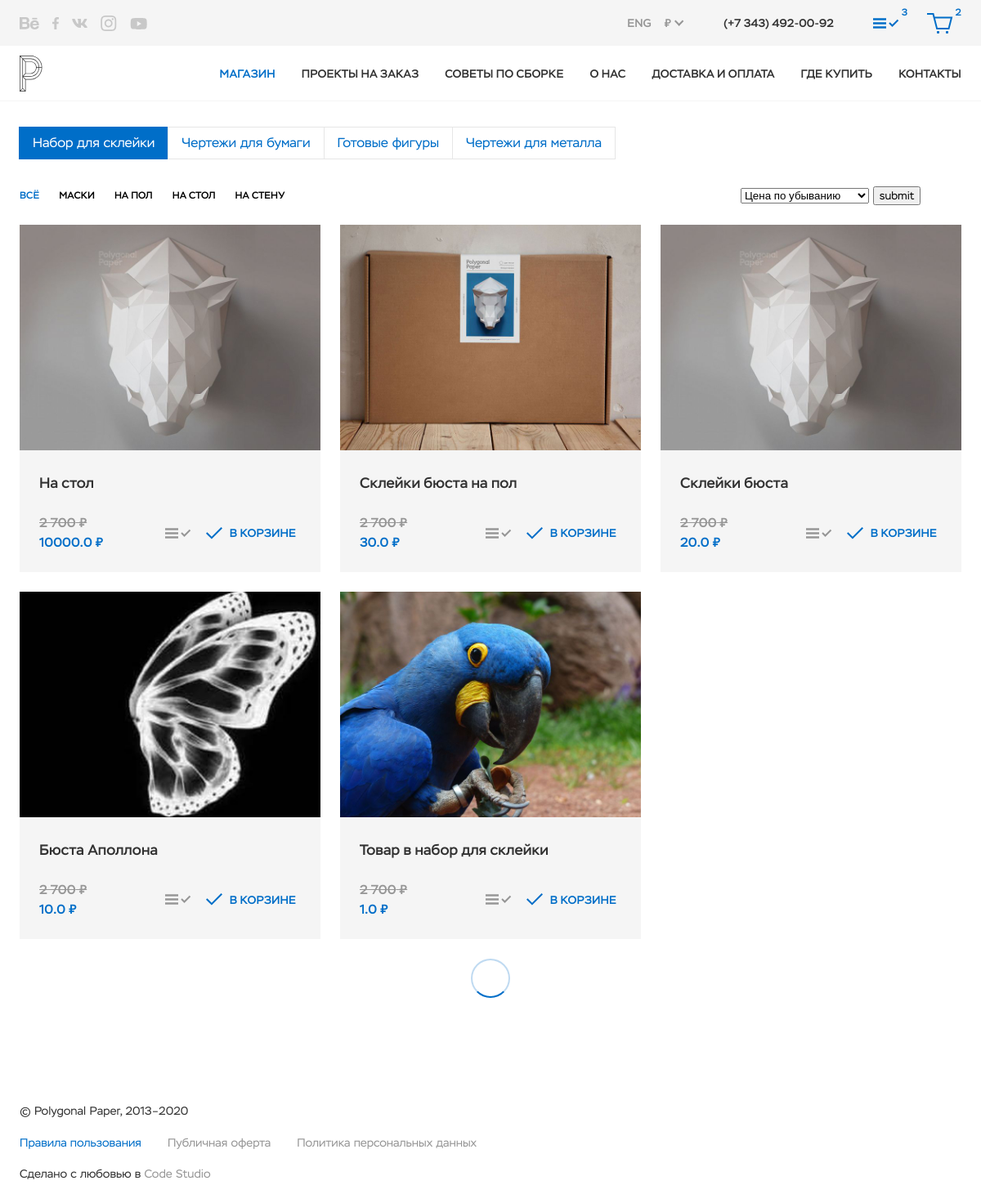
The app's page /ru/nabor-dlya-sklejki/, older data.
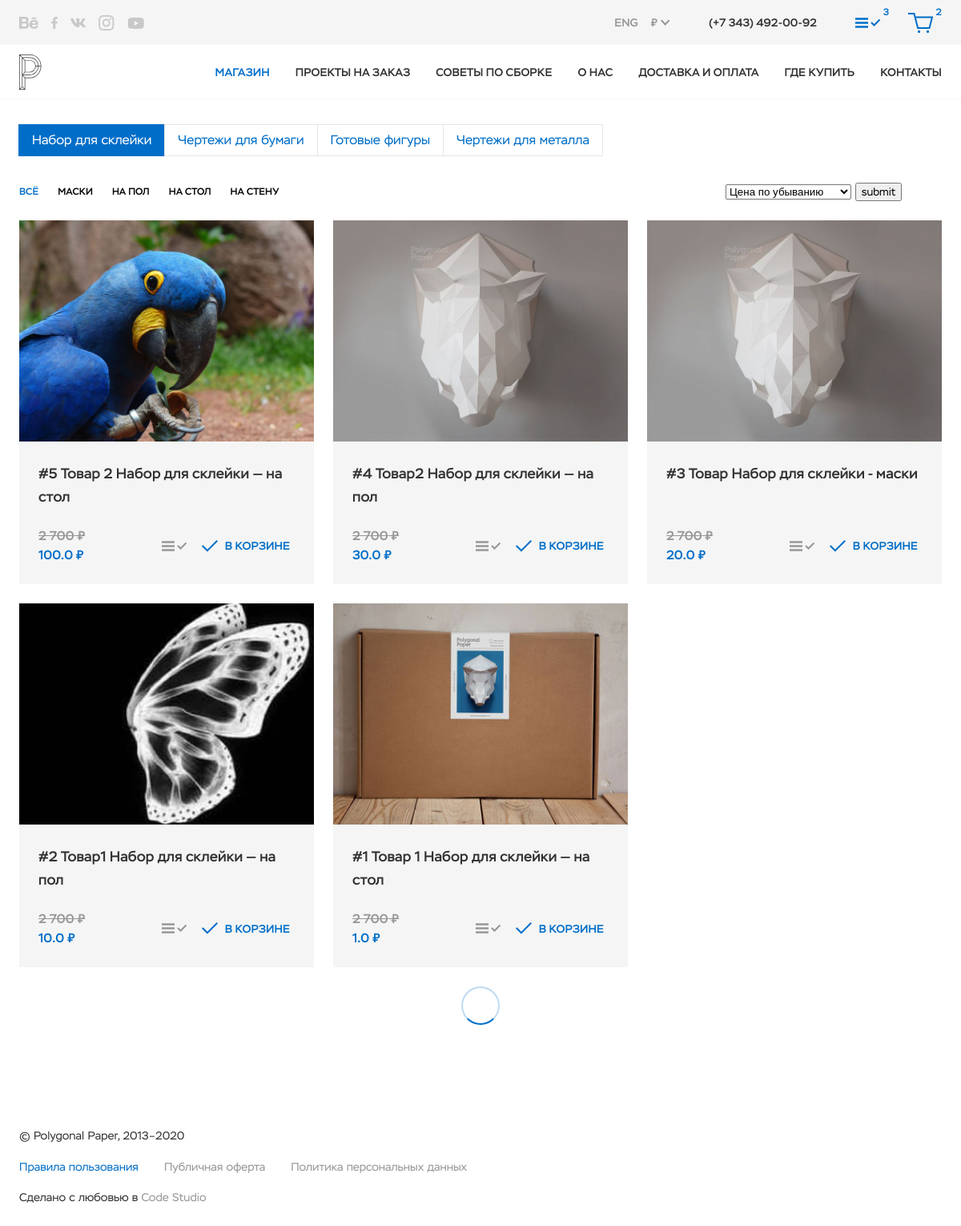
The same page, newer data.
### shop/models.py (models this page shows, shortened)
class category(models.Model):
	order = models.IntegerField('Порядок показа')
	is_active = models.BooleanField('Показывать на сайте', default=True)
	keywords = models.CharField('Ключевые слова', max_length=1000, blank=True)
	description = models.CharField('Описание', max_length=1000, blank=True)
	title = models.CharField('Заголовок', max_length=500)
	name = models.CharField('Название', max_length=300)
	slug = models.SlugField('URL', max_length=50, allow_unicode=True, blank=True,
							help_text='URL генерируется автоматически из названия раздела, но может быть задан вручную',
							unique=True)
	figure_size_heading = models.CharField('Заголовок размера фигуры', default='Размер фигуры', max_length=300)
	paper_size_heading = models.CharField('Заголовок размера бумаги', default='Размер бумаги', max_length=300)
	color_heading = models.CharField('Заголовок цвета', default='Цвет', max_length=300)
	difficulty_heading = models.CharField('Заголовок сложности', default='Сложность', max_length=300)
	time_heading = models.CharField('Заголовок времени сбора', default='Время сбора', max_length=300)
	paper_amount_heading = models.CharField('Заголовок количество листов', default='Количество листов', max_length=300)
	connected_items_heading = models.CharField('Заголовок товара в других категориях',
											   default='Товар в других категориях', max_length=300)
	bottom_heading = models.CharField('Заголовок нижнего блока', default='Что с этим делать', max_length=300)
	delivery_heading = models.CharField('Заголовок доставки и оплаты', default='Доставка и оплата', max_length=300)
	other_models_heading = models.CharField('Заголовок других моделей', default='Другие модели', max_length=300)
	class Meta:
		ordering = ['order']
		verbose_name = 'материал'
		verbose_name_plural = 'Категории'

class subcategory(models.Model):
	order = models.IntegerField('Порядок показа')
	is_active = models.BooleanField('Показывать на сайте', default=True)
	category = models.ForeignKey(category, on_delete=models.CASCADE, verbose_name='Категория')
	keywords = models.CharField('Ключевые слова', max_length=1000, blank=True)
	description = models.CharField('Описание', max_length=1000, blank=True)
	title = models.CharField('Заголовок', max_length=500)
	name = models.CharField('Название', max_length=300)
	slug = models.SlugField('URL', max_length=50, allow_unicode=True, blank=True,
							help_text='URL генерируется автоматически из названия раздела, но может быть задан вручную',
							unique=True)
	class Meta:
		ordering = ['order']
		verbose_name = 'материал'
		verbose_name_plural = 'Подкатегории'

class item(models.Model):
	order = models.IntegerField('Порядок показа')
	views = models.FloatField('Количество просмотров товара', null=True, blank=True)
	is_active = models.BooleanField('Показывать на сайте', default=True)
	keywords = models.CharField('Ключевые слова', max_length=1000, blank=True)
	description = models.CharField('Описание', max_length=1000, blank=True)
	title = models.CharField('Заголовок', max_length=500)
	slug = models.SlugField('URL', max_length=50, allow_unicode=True, blank=True,
							help_text='URL генерируется автоматически из названия раздела, но может быть задан вручную',
							unique=True)
	name = models.CharField('Название', max_length=500)
	category = models.ForeignKey(subcategory, on_delete=models.CASCADE, verbose_name='Категория')
	main_photo_xxl2 = ResizedImageField('Основное изображение', size=[2400, 1800], crop=['middle', 'center'],
										upload_to=get_file_path, quality=80,
										help_text='Формат файла: jpg, jpeg или png. Ограничение размера: 3 Мбайт.')
	main_photo_popup = models.ImageField(upload_to=get_file_path, blank=True, null=True)
	main_photo_xs2 = models.ImageField(upload_to=get_file_path, blank=True, null=True)
	main_photo_xxl = models.ImageField(upload_to=get_file_path, blank=True, null=True)
	main_photo_xs = models.ImageField(upload_to=get_file_path, blank=True, null=True)
	video_title = models.CharField('Заголовок видео-ссылки под слайдером', max_length=500, blank=True)
	video_link = models.CharField('Ссылка на видео под слайдером', max_length=500, blank=True)
	figure_size = models.CharField('Размеры фигуры', max_length=100, blank=True)
	paper_size = models.CharField('Размеры листа', max_length=100, blank=True)
	color = models.CharField('Цвет', max_length=500, blank=True)
	difficulty = models.CharField('Сложность', choices=[('1', 'Низкая'), ('2', 'Средняя'), ('3', 'Высокая')],
								  max_length=100, blank=True)
	time = models.CharField('Время сборки', max_length=500, blank=True)
	paper_amount = models.CharField('Количество листов', max_length=500, blank=True)
	about = RichTextField('Текст справа', blank=True)
	connected_items = models.ManyToManyField('self', blank=True, verbose_name='Связанные товары')
	bottom_photo_xxl2 = ResizedImageField('Картинка для нижнего блока', size=[2400, 1800], crop=['middle', 'center'],
										  upload_to=get_file_path, quality=80,
										  help_text='Формат файла: jpg, jpeg или png. Ограничение размера: 3 Мбайт.',
										  blank=True)
	bottom_photo_xs2 = models.ImageField(upload_to=get_file_path, blank=True, null=True)
	bottom_photo_xxl = models.ImageField(upload_to=get_file_path, blank=True, null=True)
	bottom_photo_xs = models.ImageField(upload_to=get_file_path, blank=True, null=True)
	bottom_list = RichTextField('Список для нижнего блока', blank=True)
	bottom_link_title = models.CharField('Заголовок файла для нижнего блока', max_length=500, blank=True)
	bottom_link = models.FileField('Файл для нижнего блока', upload_to=get_file_path,
								   validators=[FileExtensionValidator(['pdf'])],
								   help_text='Формат файла: pdf. Ограничени размера: 1 Мбайт.', blank=True)
	bottom_text = RichTextField('Текст под нижним блоком', blank=True)
	price_rub = models.IntegerField('Цена в рублях', null=True, blank=True)
	price_eur = models.IntegerField('Цена в евро', null=True, blank=True)
	price_usd = models.IntegerField('Цена в долларах', null=True, blank=True)
	weight = models.FloatField('Вес товара, кг', null=True, blank=True)
	length = models.FloatField('Длина, мм', null=True, blank=True)
	width = models.FloatField('Ширина, мм', null=True, blank=True)
	height = models.FloatField('Высота, мм', null=True, blank=True)
	__original_main_photo_xxl2 = None
	__original_bottom_photo_xxl2 = None
	def __init__(self, *args, **kwargs):
		super(item, self).__init__(*args, **kwargs)
		self.__original_main_photo_xxl2 = self.main_photo_xxl2
		self.__original_bottom_photo_xxl2 = self.bottom_photo_xxl2
	class Meta:
		ordering = ['order']
		verbose_name = 'материал'
		verbose_name_plural = 'Товары'
	@cached_property
	def display_main_image(self):
		return format_html('<img src="{img}" width="300">', img=self.main_photo_xxl2.url)
	display_main_image.short_description = 'Предпросмотр основного изображения'
	def display_bottom_image(self):
		return format_html('<img src="{img}" width="300">', img=self.bottom_photo_xxl2.url)
	display_bottom_image.short_description = 'Предпросмотр изображения нижнего блока'

### shop/views.py (the view)
# urls.py: path('<slug:category_slug>/', views.category_view, name='category_view'),
def category_view(request, category_slug):
	get_object_or_404(category, slug=category_slug)
	sort1 = sort(request)
	current_category = category.objects.filter(slug=category_slug).first()
	all_categories = category.objects.all()
	current_subcategories = subcategory.objects.filter(category=current_category)
	items1 = []
	items = []
	for current_subcategory in current_subcategories:
		for item_object in item.objects.filter(category=current_subcategory):
			items1.append(item_object)
	for j in item.objects.order_by(sort1):
		for i in items1:
			if i == j: items.append(i)
	content = {
		'current_category': current_category,
		'all_categories': all_categories,
		'current_subcategories': current_subcategories,
		'items': items,
	}
	return render(request, 'category_filter.html', content)

### templates/category_filter.html (shortened to what this page needs)
{% extends 'main_catalog.html' %}
{% block category %}
												<li class="filter-list__item filter-list__item--active"><a href="/{{ current_subcategory.category.slug }}">всё</a></li>
												{% for i in current_subcategories %}
													<li class="filter-list__item"><a href="/{{ i.category.slug }}/{{ i.slug }}" style="color: black">{{ i.title }}</a></li>
												{% endfor %}
											</ul>
										</div>
										<div class="c-filter__price">
											<form action="" method="POST">
												<select class="tabs-select form-select form-select--size_small js-form-select" name="select">
													<option value="1">Цена по убыванию</option>
												</select>
												<button type="submit">submit</button>
											</form>
										</div>
									</div>
									<div class="tabs-content c-filter__tabs-content tabs-content--active" data-tab-content="tab-1">
										<div class="catalog-list">
											<div class="catalog-list__row">
												{% for item in items %}
												<div class="catalog-list__col">
													<div class="c-card c-card--model">
														<a class="c-card__img-wrap" href="/{{ item.category.category.slug }}/{{ item.category.slug }}/{{ item.slug }}">
															<div class="c-card__img-ratio">
																<picture>
																	<source media="(min-width: 2560px)" srcset="{{ item.main_photo_xxl.url }} 1x, {{ item.main_photo_xxl2.url }} 2x">
																	<img class="c-card__img" src="{{ item.main_photo_xs.url }}" srcset="{{ item.main_photo_xs2.url }} 2x" width="728" height="546" alt="">
																</picture>
															</div>
														</a>
														<div class="c-card__content">
															<h3 class="c-card__title">
																<a class="c-card__title-link" href="catalog-item.html">{{ item.title }}</a>
															</h3>
															<div class="c-card__footer">
																<div class="price price--c-card">
																	<div class="price__value price__value--old">2&nbsp;700<span class="price__unit">&nbsp;₽</span></div>
																	<div class="price__value">{{ item.price_rub }}<span class="price__unit">&nbsp;₽</span></div>
																</div>
																<div class="c-card__buttons">
																	<button class="btn-count btn-count--short btn-count--card" type="button">
																		<div class="btn-count__icon-wrap">
																			<svg class="btn-count__icon" viewBox="0 0 32 25" width="32" height="25">
																				<use xlink:href="img/sprite.svg#icon-compare"></use>
																			</svg>
																		</div>
																	</button>
																	<button class="btn-count btn-count--buy btn-count--card btn-count--active" type="button">
																		<div class="btn-count__icon-wrap">
																			<svg class="btn-count__icon" viewBox="0 0 22 19" width="22" height="19">
																				<use xlink:href="img/sprite.svg#icon-btn-cart-check"></use>
																			</svg>
																		</div>
																		<span class="btn-count__title">В корзине</span>
																	</button>
																</div>
															</div>
														</div>
													</div>
												</div>
												{% endfor %}
{% endblock %}

### templates/main_catalog.html (shortened to what this page needs)
{% extends 'base.html' %}
{% load static %}
{% block content %}
<main class="page__main">
				<section class="section section--top">
					<div class="section__container">
						<div class="section__row">
							<div class="section__col">
								<div class="c-filter">
									<div class="c-filter__row">
										<div class="c-filter__products">
											<div class="tabs js-tabs">
												<div class="tabs__list">
													<ul class="tabs-list c-filter__tabs-list">
														{% for category in all_categories %}
														<a href="../../{{ category.slug }}">
														{% if category.title == current_category.title %}
															<li class="tabs-list__item js-tabs-trigger tabs-list__item--active" data-tab="tab-1">{{ category.title }}</li></a>
														{% else%}
														<li class="tabs-list__item js-tabs-trigger" data-tab="tab-1">{{ category.title }}</li></a>
														{% endif %}
														{% endfor %}
													</ul>
												</div>
											</div>
										</div>
									</div>
									<div class="c-filter__row">
										<div class="c-filter__types">
											<ul class="filter-list">
                                                {% block category %}
                                                {% endblock %}
                                            </div>
                                        </div>
										<div class="preloader preloader--catalog">
											<div class="preloader__spinner"></div>
										</div>
									</div>
								</div>
							</div>
						</div>
					</div>
				</section>
			</main>
		</div>
{% endblock %}

Row changes from the older to the newer data that the page shows:
changed item: title "Товар в набор для склейки" → "#5 Товар 2 Набор для склейки — на стол"; price_rub "1.0" → "100.0"; moves up the list
changed item: title "Cклейки бюста" → "#4 Товар2 Набор для склейки — на пол"; price_rub "20.0" → "30.0"; moves up the list
changed item: title "На стол" → "#3 Товар Набор для склейки - маски"; price_rub "10000.0" → "20.0"
changed item: title "Бюста Аполлона" → "#2 Товар1 Набор для склейки — на пол"; moves down the list
changed item: title "Cклейки бюста на пол" → "#1 Товар 1 Набор для склейки — на стол"; price_rub "30.0" → "1.0"
